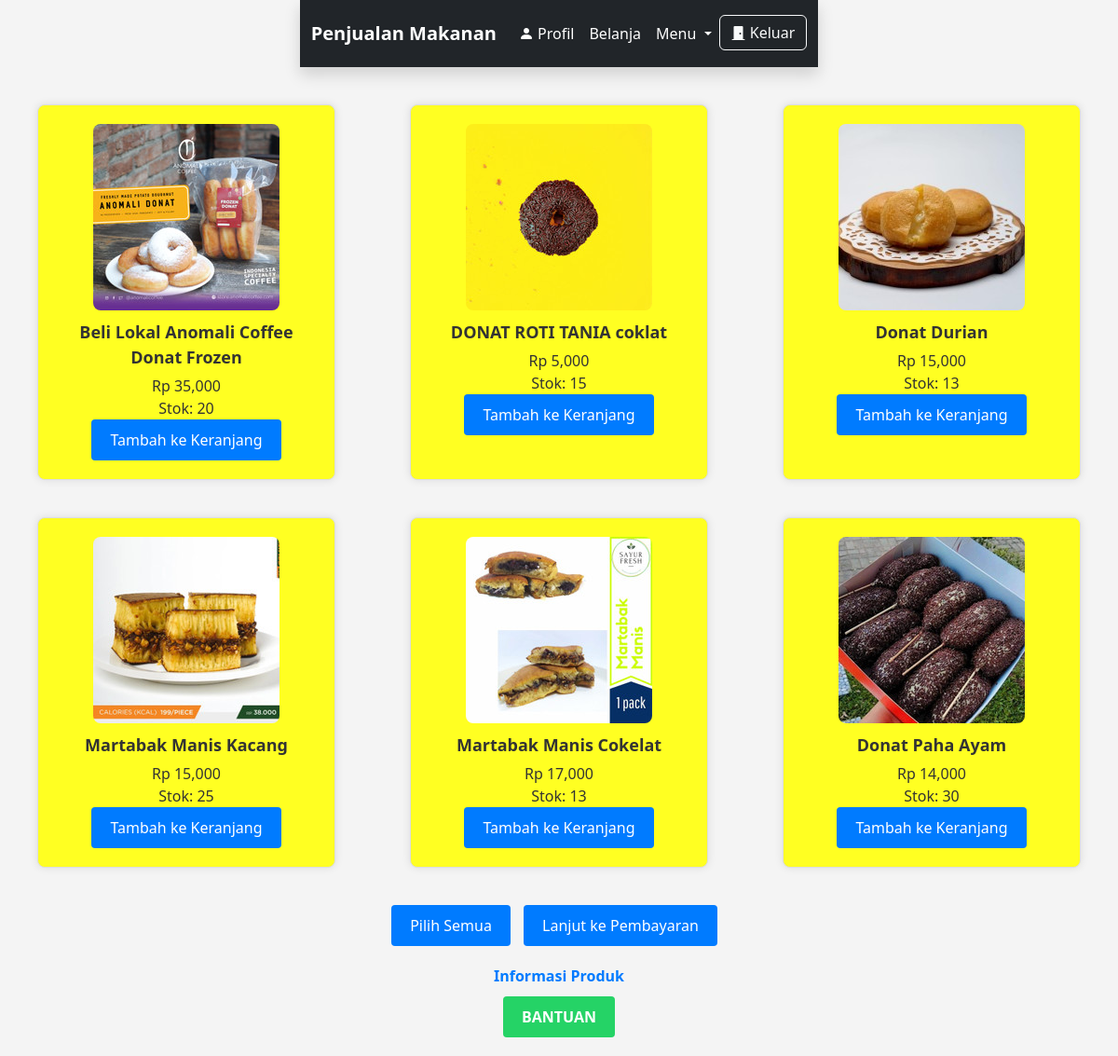
The page /shop.php on the database its author committed.
### tables this page shows
CREATE TABLE `produk` (
  `id` int(11) NOT NULL,
  `kategori_id` int(11) DEFAULT NULL,
  `nama` varchar(255) NOT NULL,
  `harga` varchar(100) DEFAULT NULL,
  `foto` varchar(255) DEFAULT NULL,
  `detai` text,
  `stok` varchar(3) NOT NULL,
  `gambar` blob
);

### shop.php (the view, shortened to what this page needs)
<?php
include 'conn.php';
$queryProduk = mysqli_query($conn, "SELECT * FROM produk");
require_once('layout/header.php');
require_once('layout/navbar.php');
?>
<!DOCTYPE html>
<html lang="en">
<head>
</head>
<body>
    <section>
        <div class="product-container">
            <?php showProducts($queryProduk); ?>
        </div>
        <div class="action-buttons">
            <button onclick="selectAll()">Pilih Semua</button>
            <button onclick="redirectToPaymentForm()">Lanjut ke Pembayaran</button>
        </div>
        <div style="margin-top: 20px; text-align: center;">
            <a href="home.php">Informasi Produk</a>
            <div>
                <a class="whatsapp-button" href="https://wa.me/6282267423365" target="_blank">BANTUAN</a>
            </div>
        </div>
    </section>
</body>
</html>
<?php
function showProducts($queryProduk)
{
    while ($rowProduk = mysqli_fetch_assoc($queryProduk)) {
        echo '<div class="product-card">';
        echo '<img class="product-image" src="gambar/' . $rowProduk['gambar'] . '" alt="' . $rowProduk['gambar'] . '">';
        echo '<div class="product-info">';
        echo '<div class="product-title">' . $rowProduk['nama'] . '</div>';
        echo '<div class="product-price">Rp ' . number_format($rowProduk['harga']) . '</div>';
        echo '<div class="product-stock">Stok: ' . $rowProduk['stok'] . '</div>';
        echo '</div>';
        echo '<button onclick="addToCart(\'' . $rowProduk['id'] . '\')">Tambah ke Keranjang</button>';
        echo '</div>';
    }
}
?>

### layout/header.php (shortened to what this page needs)
<!doctype html>
<html lang="id" data-bs-theme="dark">
<head>
    <link href="https://cdn.jsdelivr.net/npm/bootstrap@5.3.0-alpha1/dist/css/bootstrap.min.css"
rel="stylesheet"
integrity="sha384-GLhlTQ8iRABdZLl6O3oVMWSktQOp6b7In1Zl3/Jr59b6EGGoI1aFkw7cmDA6j6gD"
crossorigin="anonymous">
<link rel="stylesheet" href="https://cdn.jsdelivr.net/npm/bootstrap-icons@1.10.3/font/bootstrap-icons.css">
</head>
<body>

### layout/navbar.php (shortened to what this page needs)
<!DOCTYPE html>
<html lang="en">
<head>
    <link rel="stylesheet" href="https://cdn.jsdelivr.net/npm/bootstrap@5.3.0/dist/css/bootstrap.min.css">
</head>
<body>
<nav class="navbar navbar-expand-lg navbar-dark bg-dark py-3 shadow">
    <div class="container">
        <a class="navbar-brand text-white" href="index.php">
            <i class=""></i>Penjualan Makanan
        </a>
        <div class="collapse navbar-collapse" id="navbarSupportedContent">
            <ul class="navbar-nav ms-auto">
                <li class="nav-item">
                    <a class="nav-link text-white" href="profil.php">
                        <i class="bi bi-person-fill"></i> Profil
                    </a>
                </li>
                <li><a class="nav-link text-white" href="shop.php">
                        <i></i> Belanja
                    </a></li>
                <li class="nav-item dropdown">
                    <a class="nav-link dropdown-toggle text-white" href="#" id="navbarDropdown" role="button" data-bs-toggle="dropdown" aria-haspopup="true" aria-expanded="false">
                        Menu
                    </a>
                </li>
                <li class="nav-item">
                    <form class="d-flex" action="logout.php" method="post">
                        <button class="btn btn-outline-light" type="submit">
                            <i class="bi bi-door-closed-fill"></i> Keluar
                        </button>
                    </form>
                </li>
            </ul>
        </div>
    </div>
</nav>
</body>
</html>

### shop.php (style rules this page uses)
button { background-color: #28a745; color: #fff; border: none; padding: 10px 20px; border-radius: 4px; cursor: pointer; transition: background-color 0.3s ease; }
.whatsapp-button { background-color: #007bff; color: #fff; border: none; padding: 10px 20px; border-radius: 4px; cursor: pointer; transition: background-color 0.3s ease; text-decoration: none; display: inline-block; margin-top: 10px; }
section { margin: 20px; width: 100%; max-width: 1200px; }
body { font-family: 'Segoe UI', Tahoma, Geneva, Verdana, sans-serif; background-color: #f4f4f4; margin: 0; padding: 0; display: flex; align-items: center; justify-content: center; min-height: 100vh; flex-direction: column; }
.product-container { display: flex; flex-wrap: wrap; justify-content: space-around; margin: 0 auto; max-width: 1200px; }
.product-card { background-color: #ff2f; border: 1px solid #ddd; border-radius: 8px; box-shadow: 0 0 10px rgba(0, 0, 0, 0.1); margin: 20px; padding: 20px; width: calc(30% - 40px); box-sizing: border-box; position: relative; transition: transform 0.3s ease; display: flex; flex-direction: column; align-items: center; }
.product-title, .product-price, .product-stock { color: #333; }
button { background-color: #007bff; color: #fff; border: none; padding: 10px 20px; border-radius: 4px; cursor: pointer; transition: background-color 0.3s ease; }
.product-image { max-width: 100%; height: auto; max-height: 200px; border-radius: 8px; }
.product-info { text-align: center; margin-top: 10px; color: #222; }
.product-title { font-size: 18px; font-weight: bold; margin-bottom: 5px; }
.action-buttons { margin-top: 20px; text-align: center; }
.action-buttons button { margin-right: 10px; }
a { text-decoration: none; color: #007bff; font-weight: bold; }
.whatsapp-button { background-color: #25d366; color: #fff; border: none; padding: 10px 20px; border-radius: 4px; cursor: pointer; transition: background-color 0.3s ease; text-decoration: none; display: inline-block; margin-top: 10px; }

### rows shown on the page
produk: gambar (picture), nama "Beli Lokal Anomali Coffee Donat Frozen", harga "35,000", stok "20"
produk: gambar (picture), nama "DONAT ROTI TANIA coklat", harga "5,000", stok "15"
produk: gambar (picture), nama "Donat Durian", harga "15,000", stok "13"
produk: gambar (picture), nama "Martabak Manis Kacang", harga "15,000", stok "25"
produk: gambar (picture), nama "Martabak Manis Cokelat", harga "17,000", stok "13"
produk: gambar (picture), nama "Donat Paha Ayam", harga "14,000", stok "30"
